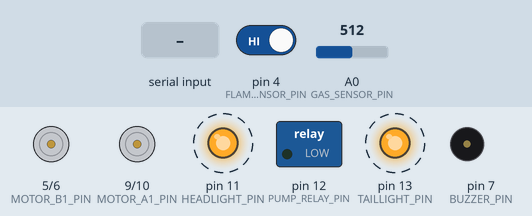
A sketch run on a simulated Arduino Uno, built with avr-gcc and run on an emulated ATmega328P. Parts: motor-driver pin pairs drawn as motors (green arrow = first pin HIGH = forward, orange = second pin HIGH = backward, longer = more drive), switched loads named in the sketch (green lamp = pin HIGH), output pins drawn as LEDs (lit = HIGH), buzzer (waves = sounding, pin HIGH). Dashed ring = blinking. Inputs (shaded band) come from the test bench; at power-on: pin 4 (FLAME_SENSOR_PIN) HIGH, A0 (GAS_SENSOR_PIN) = 512. What the sketch prints to the serial monitor is not drawn.

Above: at 1.2 s.
1.3 s: pin 4 (FLAME_SENSOR_PIN) driven LOW
At 2.22 s:
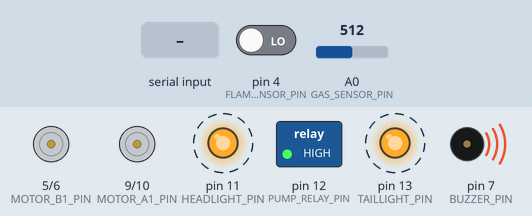
4.3 s: pin 4 (FLAME_SENSOR_PIN) driven HIGH
At 4.62 s:
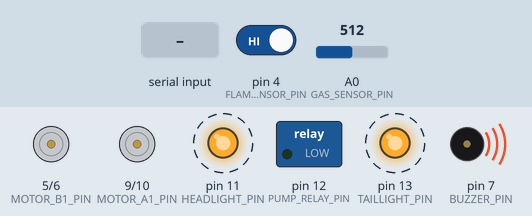
7.3 s: A0 (GAS_SENSOR_PIN) set to 307
10.3 s: A0 (GAS_SENSOR_PIN) set to 287
At 13.1 s:
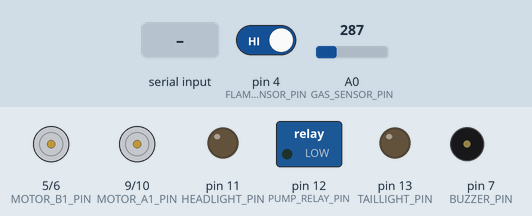
13.3 s: "F\n" received over the second serial link
At 14.3 s:
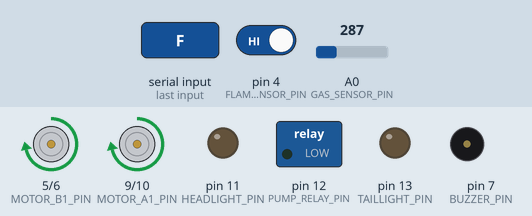
14.8 s: "B\n" received over the second serial link
At 15.4 s:
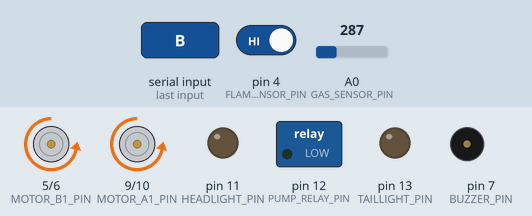
Timing chart, 0 to 17.3 s (numbered marks = the images above; inputs shaded):
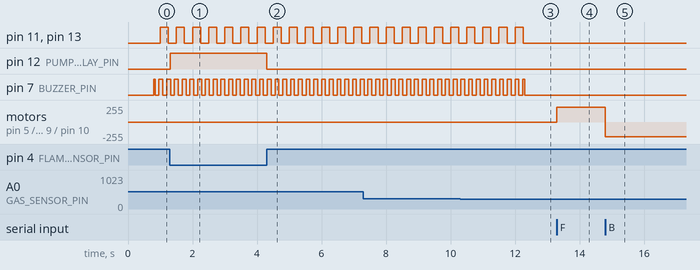

The sketch:

Xe2.ino
```cpp
#include <SoftwareSerial.h>

// =====================================================
// 1. BLUETOOTH HC-05
// =====================================================
const byte BT_RX_PIN = 2;   // Arduino RX nhận từ TX của HC-05
const byte BT_TX_PIN = 3;   // Arduino TX gửi đến RX của HC-05
SoftwareSerial mySerial(BT_RX_PIN, BT_TX_PIN);

// =====================================================
// 2. CẢM BIẾN
// =====================================================
const byte FLAME_SENSOR_PIN = 4;   // Cảm biến lửa chân DO
const byte GAS_SENSOR_PIN   = A0;  // Cảm biến gas chân AO

// =====================================================
// 3. MOTOR
// =====================================================
const byte MOTOR_B1_PIN = 5;
const byte MOTOR_B2_PIN = 6;
const byte MOTOR_A1_PIN = 9;
const byte MOTOR_A2_PIN = 10;

// =====================================================
// 4. THIẾT BỊ PHỤ
// =====================================================
const byte BUZZER_PIN    = 7;
const byte BT_STATE_PIN  = 8;
const byte HEADLIGHT_PIN = 11;  // Đèn trước U/u
const byte PUMP_RELAY_PIN = 12; // Relay điều khiển bơm nước
const byte TAILLIGHT_PIN = 13;  // Đèn sau / đèn cảnh báo

// =====================================================
// 5. CẤU HÌNH BUZZER
// =====================================================
const byte BUZZER_ON  = HIGH;
const byte BUZZER_OFF = LOW;

// =====================================================
// 6. CẤU HÌNH RELAY BƠM NƯỚC
// =====================================================
const byte RELAY_ON  = HIGH;
const byte RELAY_OFF = LOW;

// =====================================================
// 7. CẤU HÌNH CẢM BIẾN (ĐÃ TỐI ƯU SIÊU TỐC)
// =====================================================
const byte FLAME_DETECTED_LEVEL = LOW; // Có lửa = LOW (Đổi thành HIGH nếu module của bạn ngược lại)
const int GAS_THRESHOLD = 300;         // Ngưỡng gas

// Giữ nguyên cấu hình Gas ổn định chống nhiễu
const unsigned long GAS_CONFIRM_MS = 800;
const unsigned long GAS_CLEAR_MS = 2000;

// =====================================================
// 8. BIẾN ĐIỀU KHIỂN
// =====================================================
int vSpeed = 220;

char command = 'S';
char moveCommand = 'S';
char lastCommand = ' ';
bool headlightOn = false;
bool taillightOn = false;
bool parkingLightOn = false;
bool hazardLightOn = false;

bool fireMode = false;
bool gasMode = false;

unsigned long gasStartMs = 0;
unsigned long gasClearStartMs = 0;

unsigned long hornUntil = 0;
unsigned long manualPumpUntil = 0;
unsigned long lastSensorPrint = 0;

const bool DEBUG_SENSOR = true;

// =====================================================
// SETUP
// =====================================================
void setup() {
  pinMode(MOTOR_A1_PIN, OUTPUT);
  pinMode(MOTOR_A2_PIN, OUTPUT);
  pinMode(MOTOR_B1_PIN, OUTPUT);
  pinMode(MOTOR_B2_PIN, OUTPUT);

  pinMode(BUZZER_PIN, OUTPUT);
  pinMode(PUMP_RELAY_PIN, OUTPUT);
  pinMode(HEADLIGHT_PIN, OUTPUT);
  pinMode(TAILLIGHT_PIN, OUTPUT);

  pinMode(BT_STATE_PIN, INPUT);
  pinMode(FLAME_SENSOR_PIN, INPUT);
  pinMode(GAS_SENSOR_PIN, INPUT);

  Serial.begin(9600);
  mySerial.begin(9600);

  digitalWrite(BUZZER_PIN, BUZZER_OFF);
  digitalWrite(PUMP_RELAY_PIN, RELAY_OFF);
  digitalWrite(HEADLIGHT_PIN, LOW);
  digitalWrite(TAILLIGHT_PIN, LOW);

  stopMotors();

  Serial.println("He thong da san sang!");
}

// =====================================================
// LOOP
// =====================================================
void loop() {
  readBluetoothCommand();

  int flameValue = digitalRead(FLAME_SENSOR_PIN);
  int gasValue = analogRead(GAS_SENSOR_PIN);

  bool rawFlameDetected = (flameValue == FLAME_DETECTED_LEVEL);
  bool rawGasDetected = (gasValue >= GAS_THRESHOLD);

  updateFireMode(rawFlameDetected);
  updateGasMode(rawGasDetected);

  printSensorValue(gasValue, flameValue);

  handleLights();
  handlePump();
  handleBuzzer();

  if (fireMode || gasMode) {
    stopMotors();
    return;
  }

  controlMotors(moveCommand);
}

// =====================================================
// ĐỌC LỆNH BLUETOOTH
// =====================================================
void readBluetoothCommand() {
  while (mySerial.available()) {
    command = mySerial.read();

    if (command == '\n' || command == '\r' || command == ' ') continue;
    if (command >= '0' && command <= '9') continue;

    if (command != lastCommand) {
      Serial.print("Lenh nhan duoc: ");
      Serial.println(command);
      lastCommand = command;
    }

    if (command == 'F' || command == 'B' || command == 'L' || command == 'R' ||
        command == 'G' || command == 'H' || command == 'I' || command == 'J' ||
        command == 'S') {
      moveCommand = command;
    }
    else if (command == 'U') headlightOn = true;
    else if (command == 'u') headlightOn = false;
    else if (command == 'V') taillightOn = true;
    else if (command == 'v') taillightOn = false;
    else if (command == 'W') parkingLightOn = true;
    else if (command == 'w') parkingLightOn = false;
    else if (command == 'X') hazardLightOn = true;
    else if (command == 'x') hazardLightOn = false;
    else if (command == 'Y') hornUntil = millis() + 300;
    else if (command == 'y') hornUntil = 0;
    else if (command == 'Z') {
      manualPumpUntil = millis() + 3000;
      stopMotors();
      moveCommand = 'S';
      Serial.println("Test bom nuoc 3 giay");
    }
  }
}

// =====================================================
// XỬ LÝ CHẾ ĐỘ PHÁT HIỆN LỬA (ĐÃ SỬA: CHẠY TỨC THÌ)
// =====================================================
void updateFireMode(bool rawFlameDetected) {
  // Nếu phát hiện có lửa, kích hoạt trạng thái báo động ngay lập tức
  if (rawFlameDetected) {
    if (!fireMode) {
      fireMode = true;
      stopMotors();
      moveCommand = 'S';
      Serial.println("CHÚ Ý: Có lửa! Báo động và bật bơm ngay lập tức!");
    }
  }
  // Nếu mắt cảm biến không còn thấy lửa, hủy báo động ngay lập tức
  else {
    if (fireMode) {
      fireMode = false;
      stopMotors();
      moveCommand = 'S';
      Serial.println("Đã hết lửa. Tắt bơm, hệ thống an toàn.");
    }
  }
}

// =====================================================
// XỬ LÝ CHẾ ĐỘ GAS
// =====================================================
void updateGasMode(bool rawGasDetected) {
  unsigned long now = millis();

  if (!gasMode) {
    if (rawGasDetected) {
      if (gasStartMs == 0) gasStartMs = now;
      if (now - gasStartMs >= GAS_CONFIRM_MS) {
        gasMode = true;
        gasClearStartMs = 0;
        stopMotors();
        moveCommand = 'S';
        Serial.println("CANH BAO: Phat hien gas! Xe dung de an toan.");
      }
    } else {
      gasStartMs = 0;
    }
  }
  else {
    if (rawGasDetected) {
      gasClearStartMs = 0;
    } else {
      if (gasClearStartMs == 0) gasClearStartMs = now;
      if (now - gasClearStartMs >= GAS_CLEAR_MS) {
        gasMode = false;
        gasStartMs = 0;
        gasClearStartMs = 0;
        stopMotors();
        moveCommand = 'S';
        Serial.println("Gas da tro ve muc an toan. Quay lai che do dieu khien.");
      }
    }
  }
}

// =====================================================
// ĐIỀU KHIỂN MOTOR
// =====================================================
void controlMotors(char state) {
  if (vSpeed <= 0) {
    stopMotors();
    return;
  }

  int turnSpeed = (vSpeed * 75) / 100;
  if (turnSpeed < 130) turnSpeed = 130;

  if (state == 'F') {
    analogWrite(MOTOR_A1_PIN, vSpeed);
    analogWrite(MOTOR_A2_PIN, 0);
    analogWrite(MOTOR_B1_PIN, vSpeed);
    analogWrite(MOTOR_B2_PIN, 0);
  }
  else if (state == 'B') {
    analogWrite(MOTOR_A1_PIN, 0);
    analogWrite(MOTOR_A2_PIN, vSpeed);
    analogWrite(MOTOR_B1_PIN, 0);
    analogWrite(MOTOR_B2_PIN, vSpeed);
  }
  else if (state == 'L') {
    analogWrite(MOTOR_A1_PIN, vSpeed);
    analogWrite(MOTOR_A2_PIN, 0);
    analogWrite(MOTOR_B1_PIN, 0);
    analogWrite(MOTOR_B2_PIN, vSpeed);
  }
  else if (state == 'R') {
    analogWrite(MOTOR_A1_PIN, 0);
    analogWrite(MOTOR_A2_PIN, vSpeed);
    analogWrite(MOTOR_B1_PIN, vSpeed);
    analogWrite(MOTOR_B2_PIN, 0);
  }
  else if (state == 'G') {
    analogWrite(MOTOR_A1_PIN, vSpeed);
    analogWrite(MOTOR_A2_PIN, 0);
    analogWrite(MOTOR_B1_PIN, turnSpeed);
    analogWrite(MOTOR_B2_PIN, 0);
  }
  else if (state == 'H') {
    analogWrite(MOTOR_A1_PIN, turnSpeed);
    analogWrite(MOTOR_A2_PIN, 0);
    analogWrite(MOTOR_B1_PIN, vSpeed);
    analogWrite(MOTOR_B2_PIN, 0);
  }
  else if (state == 'I') {
    analogWrite(MOTOR_A1_PIN, 0);
    analogWrite(MOTOR_A2_PIN, vSpeed);
    analogWrite(MOTOR_B1_PIN, 0);
    analogWrite(MOTOR_B2_PIN, turnSpeed);
  }
  else if (state == 'J') {
    analogWrite(MOTOR_A1_PIN, 0);
    analogWrite(MOTOR_A2_PIN, turnSpeed);
    analogWrite(MOTOR_B1_PIN, 0);
    analogWrite(MOTOR_B2_PIN, vSpeed);
  }
  else {
    stopMotors();
  }
}

void stopMotors() {
  analogWrite(MOTOR_A1_PIN, 0);
  analogWrite(MOTOR_A2_PIN, 0);
  analogWrite(MOTOR_B1_PIN, 0);
  analogWrite(MOTOR_B2_PIN, 0);
}

// =====================================================
// XỬ LÝ ĐÈN
// =====================================================
void handleLights() {
  bool blinkState = ((millis() / 250) % 2 == 0);

  if (hazardLightOn || fireMode || gasMode) {
    digitalWrite(HEADLIGHT_PIN, blinkState ? HIGH : LOW);
    digitalWrite(TAILLIGHT_PIN, blinkState ? HIGH : LOW);
    return;
  }

  if (parkingLightOn) {
    digitalWrite(HEADLIGHT_PIN, HIGH);
    digitalWrite(TAILLIGHT_PIN, HIGH);
    return;
  }

  digitalWrite(HEADLIGHT_PIN, headlightOn ? HIGH : LOW);
  digitalWrite(TAILLIGHT_PIN, taillightOn ? HIGH : LOW);
}

// =====================================================
// XỬ LÝ BƠM NƯỚC
// =====================================================
void handlePump() {
  bool manualPumpActive = millis() < manualPumpUntil;

  if (fireMode || manualPumpActive) {
    digitalWrite(PUMP_RELAY_PIN, RELAY_ON);
  } else {
    digitalWrite(PUMP_RELAY_PIN, RELAY_OFF);
  }
}

// =====================================================
// XỬ LÝ CÒI
// =====================================================
void handleBuzzer() {
  unsigned long now = millis();

  if (fireMode || gasMode) {
    bool beepState = ((now / 120) % 2 == 0);
    digitalWrite(BUZZER_PIN, beepState ? BUZZER_ON : BUZZER_OFF);
    return;
  }

  if (now < hornUntil) {
    digitalWrite(BUZZER_PIN, BUZZER_ON);
  } else {
    digitalWrite(BUZZER_PIN, BUZZER_OFF);
  }
}

// =====================================================
// IN GIÁ TRỊ CẢM BIẾN
// =====================================================
void printSensorValue(int gasValue, int flameValue) {
  if (!DEBUG_SENSOR) return;

  if (millis() - lastSensorPrint >= 1000) {
    Serial.print("Gas: ");
    Serial.print(gasValue);
    Serial.print(" | Flame: ");
    Serial.print(flameValue);
    Serial.print(" | FireMode: ");
    Serial.print(fireMode ? "YES" : "NO");
    Serial.print(" | GasMode: ");
    Serial.println(gasMode ? "YES" : "NO");
    lastSensorPrint = millis();
  }
}
```

Measured:
- the behaviour switches between 300 and 299 on A0 (GAS_SENSOR_PIN) (found by bisection; images 2 and 3)
- after the input at 1.3 s, pin 12 (PUMP_RELAY_PIN): LOW → HIGH at once
- after the input at 4.3 s, pin 12 (PUMP_RELAY_PIN): HIGH → LOW at once
- after the input at 10.3 s, pin 11 (HEADLIGHT_PIN), pin 13 (TAILLIGHT_PIN): goes on until 12.3 s, then stays LOW
- after the input at 13.3 s, motor on pin 5 (MOTOR_B1_PIN) / pin 6 (MOTOR_B2_PIN), motor on pin 9 (MOTOR_A1_PIN) / pin 10 (MOTOR_A2_PIN): stopped → forward 220/255 at once
- after the input at 14.8 s, motor on pin 5 (MOTOR_B1_PIN) / pin 6 (MOTOR_B2_PIN), motor on pin 9 (MOTOR_A1_PIN) / pin 10 (MOTOR_A2_PIN): forward 220/255 → backward 220/255 at once
- by itself, pin 11 (HEADLIGHT_PIN), pin 13 (TAILLIGHT_PIN): alternates HIGH for 0.25 s and LOW for 0.25 s
